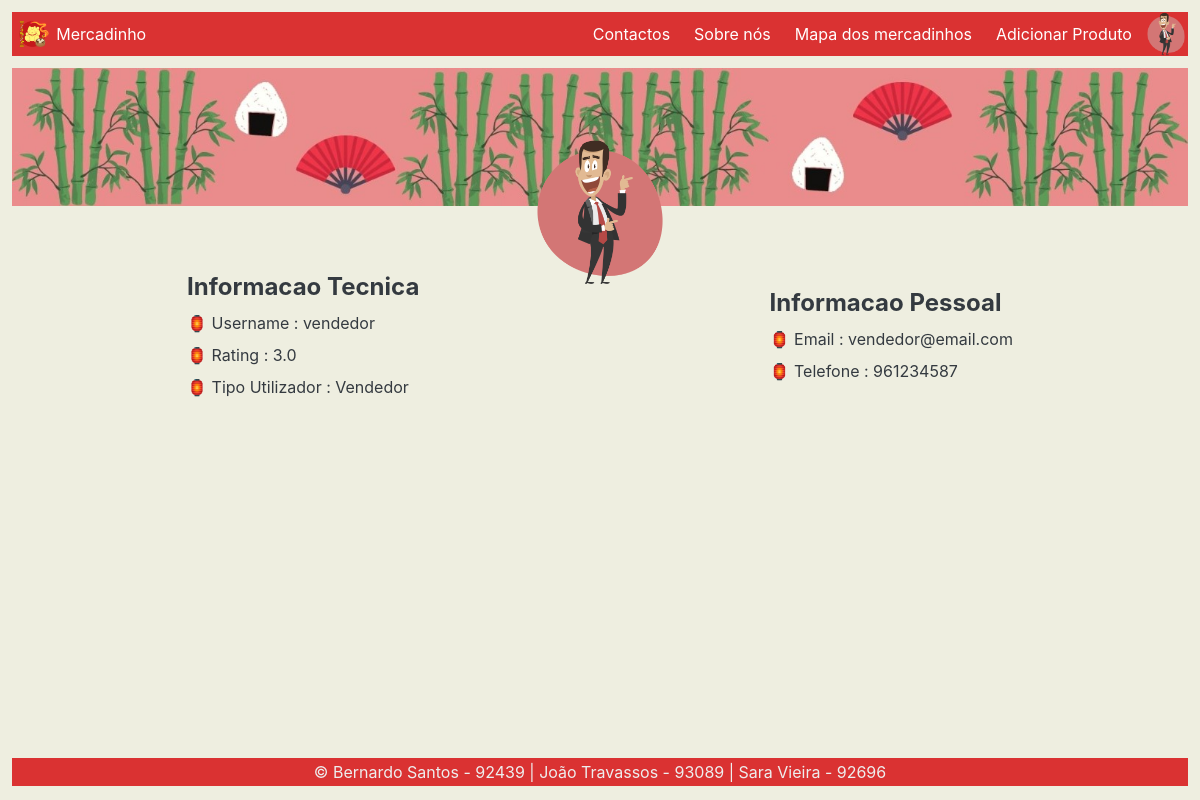
The page /food/perfil (signed in) on the database its author committed.
### food/models.py (models this page shows, shortened)
class Salesman(models.Model):
    user = models.OneToOneField(User, on_delete=models.CASCADE)
    rating = models.DecimalField(default=0, validators=[MinValueValidator(0), MaxValueValidator(5)], max_digits=2,
                                 decimal_places=1)
    profile_pic = models.ImageField()
    phone_number = models.IntegerField(blank=True,
                                       validators=[MinValueValidator(900000000), MaxValueValidator(999999999)])

### food/decorators.py (the view)
        def wrapper_func(request, *args, **kwargs):
            group = None
            if request.user.groups.exists():
                group = request.user.groups.all()[0].name
            if group in allowed_roles:
                return view_func(request, *args, **kwargs)
            else:
                return HttpResponse('You are not authorized to view this page')

### food/views.py (called while the page is built)
@login_required(login_url="food:loginutilizador")
@allowed_users(allowed_roles=['Customer', 'Salesman'])
def perfil(request):
    user = request.user
    if user.groups.filter(name='Customer'):
        profile_pic = user.customer.profile_pic
        infoTecnica = {"Username": user.username, "Tipo Cliente": "Cliente", "Créditos": user.customer.credit}
        infoPessoal = {"Email": user.email, "Género": user.customer.gender, "Aniversário": user.customer.birthday}
    else:
        profile_pic = user.salesman.profile_pic
        infoTecnica = {"Username": user.username, "Rating": user.salesman.rating, "Tipo Utilizador": "Vendedor"}
        infoPessoal = {"Email": user.email, "Telefone": user.salesman.phone_number}
    return render(request, "food/perfil.html",
                  {"profile_pic": profile_pic, 'infoTecnica': infoTecnica, 'infoPessoal': infoPessoal})

### food/templates/food/perfil.html (shortened to what this page needs)
{% extends 'food/base.html' %}
{% load custom_filters %}
{% block content %}
    <div style="padding-top: 12px">
        <div class="container-perfil">
            <img class="profile-pic-perfil" alt="profile-image" src={{ profile_pic }}>
        </div>
        <div class="text-info-perfil">
            <div class="user-info-perfil">
                <div>
                    <h2>Informacao Tecnica</h2>
                    <ul>
                        {% for key,value in infoTecnica.items %}
                            <li class="lanterna-antes">
                                {{ key }} : {{ value }}
                            </li>
                        {% endfor %}
                    </ul>
                </div>
            </div>
            <div class="user-info-perfil">
                <div>
                    <h2>Informacao Pessoal</h2>
                    <ul>
                        {% for key,value in infoPessoal.items %}
                            <li class="lanterna-antes">
                                {{ key }} : {{ value }}
                            </li>
                        {% endfor %}
                    </ul>
                </div>
            </div>
        </div>
    </div>
{% endblock %}

### food/templates/food/navbar.html (shortened to what this page needs)
<!DOCTYPE html>
<html lang="en">
<head>
</head>
<body>
{% load static %}
{% load custom_filters %}
<link rel="stylesheet" type="text/css" href="{% static 'food/style.css' %}" />
<nav>
    <ul>
        <li>
            <div>
                <a href="{% url 'food:index' %}">
                    <img src="/static/media/logo.png" class="nav-logo" width="44.2px" style="padding: 6px;">
                </a>
                {% if request.user|has_group:'Customer' %}
                    <a class="mercadinho-nav" href="{% url 'food:index' %}"> Mercadinho | Créditos: {{ request.user.customer.credit }}</a>
                {% else %}
                    <a class="mercadinho-nav" href="{% url 'food:index' %}">Mercadinho</a>
                {% endif %}
            </div>
        </li>
        <li>
            {% if not request.user.is_authenticated or request.user.is_superuser %}
                <a>
                    <img src="/static/media/default_logo.png" class="nav-option" width="44.2px" style="padding: 6px;">
                </a>
            {% else %}
                <a>
                    {% if request.user|has_group:'Customer' %}
                        <img src="{{ request.user.customer.profile_pic }}" width="44.2px" height="44.2px" style="float: right; object-fit: cover">
                    {% elif request.user|has_group:'Salesman' %}
                        <img src="{{ request.user.salesman.profile_pic }}" width="44.2px" height="44.2px" style="float: right; object-fit: cover">
                    {% endif %}
                </a>
            {% endif %}
        <li>
            {% if request.user.is_authenticated and request.user|has_group:'Salesman' %}
                <a class="nav-option" href="{% url 'food:addProduct' %}">Adicionar Produto</a>
            {% endif %}
        </li>
        <li>
            <a class="nav-option" href="{% url 'food:mapPage' %}">Mapa dos mercadinhos</a>
        </li>
        <li>
            <a class="nav-option" href="{% url 'food:about' %}">Sobre nós</a>
        </li>
        <li>
            <a class="nav-option" href="{% url 'food:contactos' %}">Contactos</a>
        </li>
    </ul>
</nav>
</body>
</html>

### food/static/food/style.css (style rules this page uses)
* { margin: 0; padding: 0; box-sizing: border-box; }
body { font-family: "Inter", sans-serif; color: #343a40; margin: 0 12px; background-color: #eeeee0; }
h1, h2, h3 { margin: 12px 0; }
li { margin-bottom: 12px; list-style-type: none; }
a { text-decoration: none; color: black; }
.lanterna-antes::before { content: '🏮'; }
nav { background-color: #da3232; margin-top: 12px; }
nav ul { overflow: hidden; }
nav ul li { display: inline; }
nav div { float: left; }
.nav-logo { float: left; margin: 0; padding: 0 12px; height: 44px; }
.mercadinho-nav { float: left; color: #fff; padding: 12px 12px 12px 0; }
.nav-option { float: right; color: #fff; padding: 12px 12px; margin-bottom: 0; }
.container-perfil { max-width: inherit; }
.container-perfil .profile-pic-perfil { position: absolute; left: 100px; right: 100px; top: 125px; width: 150px; height: 150px; object-fit: cover; border-radius: 50%; margin: auto; }
.text-info-perfil { display: grid; grid-template-columns: auto auto; padding-top: 50px; }
.user-info-perfil { display: flex; margin: auto; justify-content: left; }

### rows shown on the page
Salesman: profile_pic (picture), infoTecnica "3.0"

### other values the page prints
{{ key }} "Username" "Rating" "Tipo Utilizador"
{{ value }} "vendedor" "Vendedor"
{{ key }} "Email" "Telefone"
{{ value }} "vendedor@email.com" "961234587"
